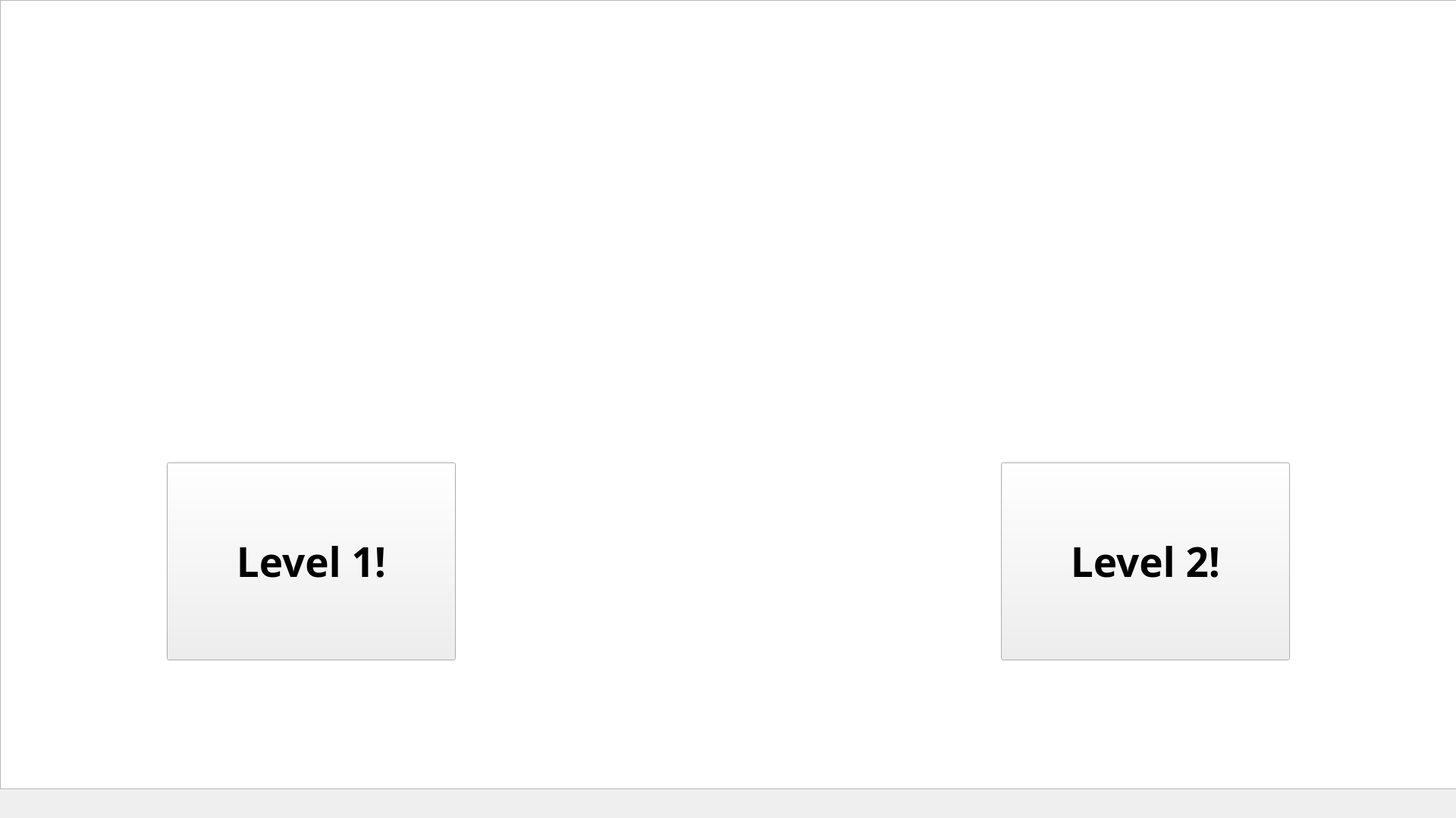
<?xml version="1.0" encoding="UTF-8"?>
<ui version="4.0">
 <class>MainWindow</class>
 <widget class="QMainWindow" name="MainWindow">
  <property name="geometry">
   <rect>
    <x>0</x>
    <y>0</y>
    <width>1920</width>
    <height>1079</height>
   </rect>
  </property>
  <property name="windowTitle">
   <string>MainWindow</string>
  </property>
  <widget class="QWidget" name="centralwidget">
   <widget class="QPushButton" name="startGame">
    <property name="geometry">
     <rect>
      <x>220</x>
      <y>610</y>
      <width>381</width>
      <height>261</height>
     </rect>
    </property>
    <property name="font">
     <font>
      <family>Bebas Neue</family>
      <pointsize>40</pointsize>
      <weight>75</weight>
      <bold>true</bold>
     </font>
    </property>
    <property name="text">
     <string>Level 1!</string>
    </property>
   </widget>
   <widget class="QGraphicsView" name="graphicsView">
    <property name="geometry">
     <rect>
      <x>0</x>
      <y>0</y>
      <width>1921</width>
      <height>1041</height>
     </rect>
    </property>
   </widget>
   <widget class="QPushButton" name="startGame_2">
    <property name="geometry">
     <rect>
      <x>1320</x>
      <y>610</y>
      <width>381</width>
      <height>261</height>
     </rect>
    </property>
    <property name="font">
     <font>
      <family>Bebas Neue</family>
      <pointsize>40</pointsize>
      <weight>75</weight>
      <bold>true</bold>
     </font>
    </property>
    <property name="text">
     <string>Level 2!</string>
    </property>
   </widget>
   <zorder>graphicsView</zorder>
   <zorder>startGame</zorder>
   <zorder>startGame_2</zorder>
  </widget>
 </widget>
 <resources/>
 <connections/>
</ui>
